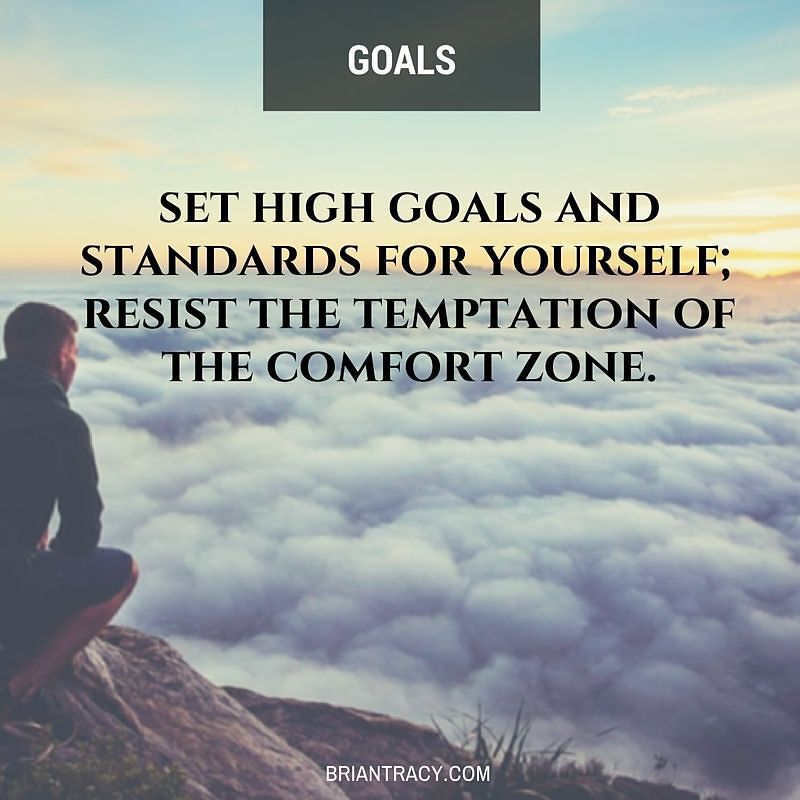
#> input picture image cropper/5.jpg, 800 x 800 px
$ python imgcrop.py
#> lines starting #> are read from the running program, lines starting #| are printed output that depends on the picture
from PIL import Image
img = Image.open("5.jpg")
#> img is the input picture: PIL image 800x800 RGB; mean R, G, B 155.3, 161.8, 159.3
img2 = img.crop((0, 0, 100, 100))
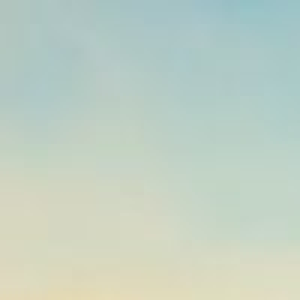
#> img2: PIL image 100x100 RGB (shown 3 times larger); mean R, G, B 192.9, 208, 195.5
img2.save("img2.jpg")
